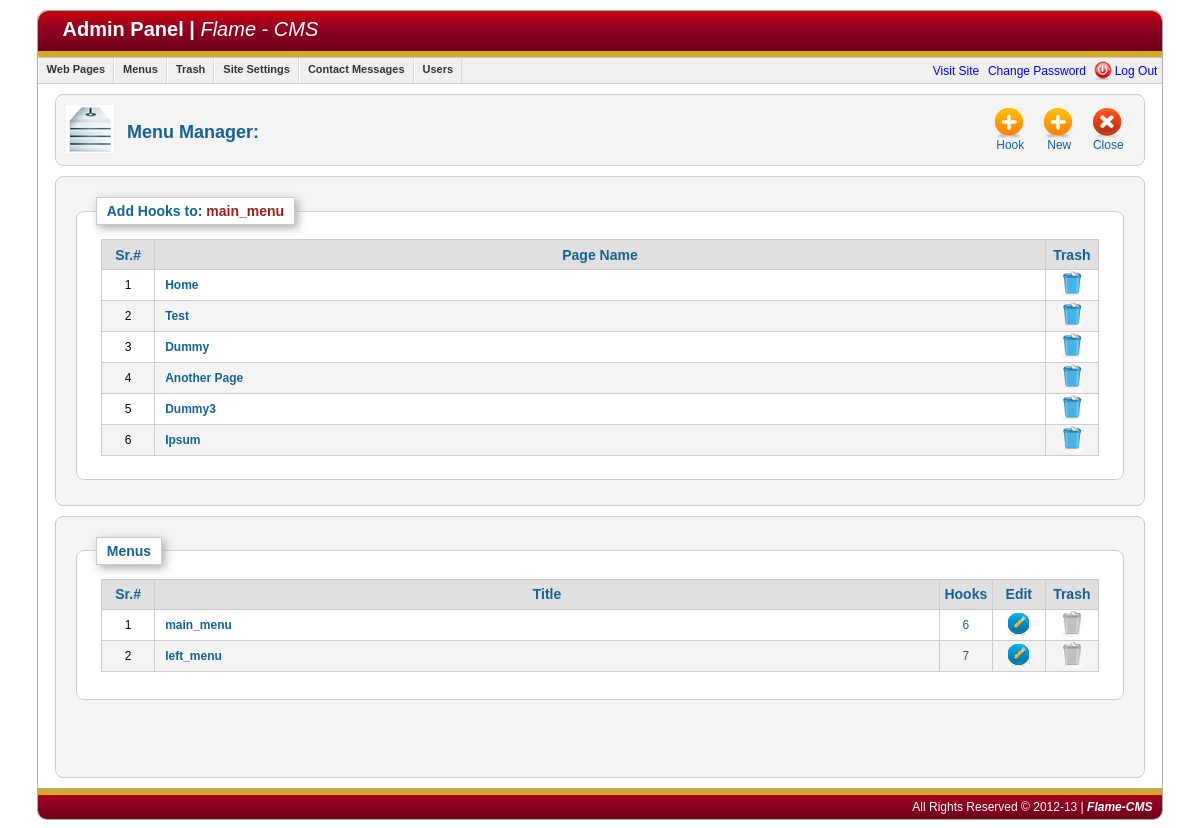
The app's page /flame/cp/index.php?view=menus&menu_id=1 (signed in) with its own data.
### tables this page shows
CREATE TABLE IF NOT EXISTS `menu` (
  `menu_id` int(11) NOT NULL AUTO_INCREMENT,
  `menu_title` varchar(100) NOT NULL COMMENT 'It will never displayed on the public website, just used to differentiate it from other menus for the admin',
  PRIMARY KEY (`menu_id`)
);

CREATE TABLE IF NOT EXISTS `navigation` (
  `menu_id` int(11) NOT NULL,
  `PID` int(11) NOT NULL,
  PRIMARY KEY (`menu_id`,`PID`)
);

CREATE TABLE IF NOT EXISTS `webpages` (
  `PID` int(11) NOT NULL AUTO_INCREMENT,
  `pName` varchar(20) NOT NULL,
  `Title` varchar(100) NOT NULL,
  `Content` text NOT NULL,
  `scroll` tinyint(4) NOT NULL DEFAULT '0',
  PRIMARY KEY (`PID`)
);

### flame/cp/includes/_web_admin_menus.php (the view, shortened to what this page needs)
<div class="dToolBar">
	<div <?php echo isset($_GET['menu_id']) ? 'style="width: 150px;"' : '';?>id="tools">
		<ul>
			<?php
				if(isset($_GET['menu_id']) && !empty($_GET['menu_id']))
				{
			?>
					<li>
						<a href="#" id="add_hook_box">
							<span class="newPageIcon"></span>
							Hook
						</a>
					</li>
			<?php
				}
			?>
			<li>
				<a href="index.php?view=addMenu">
					<span class="newPageIcon"></span>
					New
				</a>
			</li>
			<li>
				<a href="<?php echo isset($_GET['menu_id']) ? 'index.php?view=menus' : 'index.php'?>">
					<span class="cancelIcon"></span>
					Close
				</a>
			</li>
		</ul>
	</div>
	<img src="images/menu_icon_dash.png" alt="Add New Menus" title="Add New Menu" />
	<h2>Menu Manager:</h2>
</div>
<?php
	if(isset($_GET['menu_id']) && !empty($_GET['menu_id']))
	{
		$menu_id = (int) $_GET['menu_id'];
		$check = "SELECT * FROM menu WHERE menu_id={$menu_id}";
		$check = mysql_query($check, $conn);
		if(mysql_num_rows($check) > 0)
		{
			$hooking = true;
		}
	}
	if(isset($hooking))
	{
		$menuD = mysql_fetch_assoc($check);
?>
		<div id="viewElement" style="min-height: 200px;">
			<fieldset id="fixedPages">
				<legend class="panelTitle">Add Hooks to: <span class="redText"><?php echo $menuD['menu_title']; ?></span></legend>
				<?php
					$query = "SELECT *
									FROM navigation WHERE menu_id={$menu_id}";
					$navigationR = mysql_query($query, $conn);
					if(mysql_num_rows($navigationR) <= 0)
					{
						echo '<div class="infoMSG"><h3 class="successMSG">No Pages have been hooked to this menu</h3></div>';
					}
					else
					{
				?>
						<table>
							<thead>
								<tr>
									<th class="fifty_px_wide">Sr.#</th>
									<th>Page Name</th>
									<th class="fifty_px_wide">Trash</th>
								</tr>
							</thead>
							<tbody>
								<?php
									$rN = 0;
									$srno = 1;
									while($navigation = mysql_fetch_assoc($navigationR))
									{
										$pageNameQ = "SELECT pName FROM webpages WHERE PID={$navigation['PID']}";
										$pageNameR = mysql_query($pageNameQ, $conn);
										$pageName = mysql_fetch_assoc($pageNameR);
										if($rN%2 == 0)
											$classN = "r_even";
										else
											$classN = "r_odd";
										echo '<tr class="' . $classN .'">
													<td>' . $srno ++ . '</td>
													<td class="rPTitle">' . $pageName['pName'] . '</td>
													<td><a onclick="if(confirm(\'This action cannot be done.\\nDo You want to proceed?\')) return true; else return false;" href="processors/unhook_a_page.php?menu_id='. $navigation['menu_id'] . '&pid=' . $navigation['PID'] . '"><img src="images/trash_icon_25.png" title="Unhook this page" alt="Delete" /></a></a></td>
												</tr>';
										$rN ++;
									}
								?>
							</tbody>
						</table>
				<?php
					}
				?>
			</fieldset>
		</div>
<?php
	}
?>
<div id="viewElement">
	<fieldset id="fixedPages">
		<legend class="panelTitle">Menus</legend>
		<?php
			$query = "SELECT *
							FROM menu";
			$menuR = mysql_query($query, $conn);
			if(mysql_num_rows($menuR) <= 0)
			{
				echo '<div class="infoMSG"><h3 class="successMSG">No Menu has been created by you</h3></div>';
			}
			else
			{
		?>
				<table>
					<thead>
						<tr>
							<th class="fifty_px_wide">Sr.#</th>
							<th>Title</th>
							<th class="fifty_px_wide">Hooks</th>
							<th class="fifty_px_wide">Edit</th>
							<th class="fifty_px_wide">Trash</th>
						</tr>
					</thead>
					<tbody>
						<?php
							$rN = 0;
							$srno = 1;
							while($menu = mysql_fetch_assoc($menuR))
							{
								$totalHooks = "SELECT count(*) as total FROM navigation WHERE menu_id={$menu['menu_id']}";
								$totalHooks = mysql_query($totalHooks, $conn);
								$totalHooks = mysql_fetch_assoc($totalHooks);
								$TH = (int)$totalHooks['total'];
								if($TH == 0)
									$trashLink = '<a onclick="if(confirm(\'This action cannot be done.\\nDo You want to proceed?\')) return true; else return false;" href="processors/trash_a_menu.php?menu_id='. $menu['menu_id'] . '"><img src="images/trash_icon_25.png" title="Delete This Menu" alt="Delete" /></a>';
								else
									$trashLink = '<img src="images/inactive_trash_icon.png" title="This Menu cannot be deleted because there are hooks to this menu" alt="" />';
								if($rN%2 == 0)
									$classN = "r_even";
								else
									$classN = "r_odd";
								echo '<tr class="' . $classN .'">
											<td>' . $srno ++ . '</td>
											<td class="rPTitle"><a href="index.php?view=menus&menu_id=' . $menu['menu_id'] . '">' . $menu['menu_title'] . '</a></td>
											<td><a class="' . ($TH == 0 ? 'redAnchor' : 'greenAnchor') . '" href="index.php?view=menus&menu_id=' . $menu['menu_id'] . '">' . $TH . '</a></td>
											<td><a href="index.php?view=editMenu&menu_id=' . $menu['menu_id'] . '"><img src="images/edit_icon_32.png" title="Edit Menu" alt="Edit Menu" /></a></td>
											<td>' . $trashLink . '</a></td>
										</tr>';
								$rN ++;
							}
						?>
					</tbody>
				</table>
		<?php
			}
		?>
	</fieldset>
</div>

### flame/cp/css/style.css (style rules this page uses)
body { font-family: arial, verdana; font-size: 12px; }
.redText { color: #A11C1D; font-weight: bold; }
.panelTitle { color: #146295; font-weight: bold; font-size: 14px; margin-left: 10px; padding: 5px 10px; border: 1px solid #ccc; background-color: #fff; box-shadow: 3px 3px 10px #aaa; }
.dToolBar { min-width: 800px; max-width: 95%; height: 60px; margin-top: 10px; margin-bottom: 10px; border: 1px solid #ccc; border-radius: 8px; margin-left: auto; margin-right: auto; background-color: #F4F4F4; padding-top: 10px; padding-left: 10px; padding-right: 10px; }
.dToolBar h2 { display: inline; margin: 0px; padding: 0px; position: relative; top: -15px; padding-left: 10px; color: #146295; }
#tools { float: right; width: 100px; height: 100%; position: relative; top: -5px; }
#tools ul { list-style-type: none; margin: 0px; padding: 0px; }
#tools ul li { display: block; float: left; width: 44px; height: 48px; padding: 1px 1px 3px 4px; }
#tools .cancelIcon { display: block; width: 37px; height: 32px; background-image: url(../images/cancel_icon.png); background-position: 5px 0px; background-repeat: no-repeat; }
#tools a { text-decoration: none; color: #146295; text-align: center; display: block; width: 100%; height: 100%; float: left; margin-top: 5px; }
#viewElement { min-width: 800px; max-width: 95%; min-height: 250px; margin-top: 10px; margin-bottom: 10px; border: 1px solid #ccc; border-radius: 8px; margin-left: auto; margin-right: auto; background-color: #F4F4F4; padding-top: 10px; padding-left: 10px; padding-right: 10px; }
#fixedPages, #secondaryPages, #specialPages, #webPagesTrash, #promotionManager, #promoTrash, #testCharacteristics, #editQP, .unverified_orders, .detailedOrder, .prizesPage, .siteSettings { background-color: #fff; border: 1px solid #CCCCCC; border-radius: 8px 8px 8px 8px; margin: 10px 10px 25px 10px; min-height: 150px; }
.newPageIcon { display: block; width: 37px; height: 32px; background-image: url(../images/new_page_icon.png); background-position: 5px 0px; background-repeat: no-repeat; }
#fixedPages table, #secondaryPages table, .catPage .catHeader table, #testCharacteristics table, #qListPage table, .unverified_orders table, .prizesPage table { width: 97%; margin-left: auto; margin-right: auto; border: 1px solid #ccc; margin-top: 10px; margin-bottom: 15px; border-collapse: collapse; }
#fixedPages table thead, #secondaryPages table thead, .catPage .catHeader table thead, #testCharacteristics th, #qListPage thead, .unverified_orders thead, .prizesPage thead { height: 30px; border-bottom: 1px solid #bbb; }
#fixedPages table thead th, #secondaryPages table thead th, .catPage .catHeader table thead th, #testCharacteristics th, #qListPage table thead th, .unverified_orders table thead th, .prizesPage table thead th { border-left: 1px solid #ccc; color: #146295; font-size: 14px; background-color: #e0e0e0; }
#fixedPages table tbody tr, #secondaryPages table tbody tr, .catPage .catHeader table tbody tr, #qListPage table tbody tr, .unverified_orders table tbody tr, .prizesPage table tbody tr { height: 30px; }
#fixedPages table tbody tr td, #secondaryPages table tbody tr td, .catPage .catHeader table tbody tr td, #testCharacteristics td, #qListPage table tbody tr td, .unverified_orders table tbody tr td, .prizesPage table tbody tr td { border: 1px solid #ccc; text-align: center; }
#fixedPages table tbody tr td a, #secondaryPages table tbody tr td a, .catPage .catHeader table tbody tr td a { text-decoration: none; color: #146295; }
.r_even { background-color: #fff; }
.r_odd { background-color: #f4f4f4; }
.rPTitle { color: #146295; font-weight: bold; padding-left: 10px; text-align: left !important; }
.rPTitle a { display: block; width: 100%; height: 100%; }
.fifty_px_wide { width: 50px; }

### records on screen
menu: menu_title "main_menu", TH "6"
navigation: PID.pName "Home"
navigation: PID.pName "Test"
navigation: PID.pName "Dummy"
navigation: PID.pName "Another Page"
navigation: PID.pName "Dummy3"
navigation: PID.pName "Ipsum"
menu: menu_title "left_menu", TH "7"

### other values on screen
get_site_title() "Flame - CMS"
